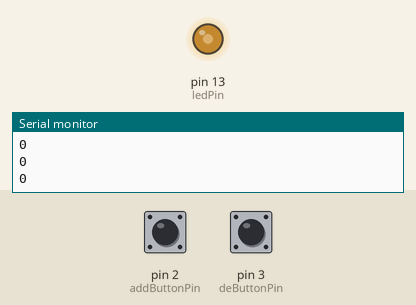
This sketch was run on a simulated Arduino Uno, built with avr-gcc and run on an emulated ATmega328P. Shown: output pins drawn as LEDs (lit = HIGH), the last lines printed to the serial monitor. The test bench sets the inputs (shaded band); at power-on: pin 2 (addButtonPin) HIGH, pin 3 (deButtonPin) HIGH.

Above: at 0.12 s.
1.3 s: pin 2 (addButtonPin) pulled LOW for 1 s
At 2.28 s:
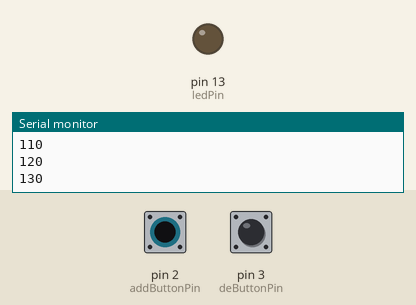
4.3 s: pin 3 (deButtonPin) pulled LOW for 1 s
At 4.38 s:
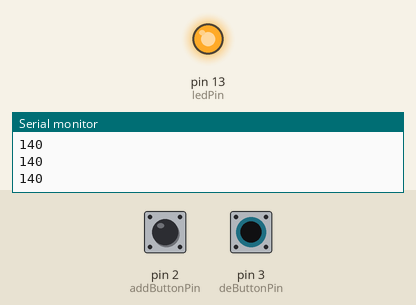
7.3 s: pin 2 (addButtonPin) pulled LOW for 0.15 s
10.3 s: pin 3 (deButtonPin) pulled LOW for 0.15 s
Timing chart, 0 to 14.3 s (numbered marks = the images above; inputs shaded):
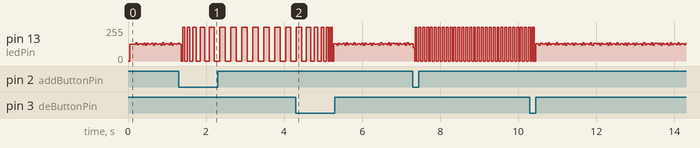

The sketch:

ledBlinkTime.ino
```cpp
/*

 Turns on and off a light emitting diode(LED) connected to digital
 pin 13. Change the amount of time the LED is on and off when you press a button.


 The circuit:
 * LED attached from pin 13 to ground
 * pushbutton attached to pin 2 Pullupp-switch

 This code is in the public domain.
 */

// constants won't change.
// Seting pin numbers:
const int addButtonPin = 2;     // the number of the pushbutton pin for the increase blinktime button
const int deButtonPin = 3;    // the number of the pushbutton pin for the decrease blinktime button
const int ledPin =  13;      // the number of the LED pin

// these variables can change
boolean addButtonValue = true;   //Current add button value
boolean deButtonValue = true; //Current decrease button value
boolean ledState = true;
int ledBlinkTime = 0; //Current time to wait before next led blink

// Data type void has no return value
void setup() { // Setup runs a single time
  // initialize the LED pin as an output:
  pinMode(ledPin, OUTPUT);
  // initialize the pushbutton pins as an input_pullup (eliminates the need for a external resistor):
  pinMode(addButtonPin, INPUT_PULLUP);
  pinMode(deButtonPin, INPUT_PULLUP);
  Serial.begin(9600); // Initate serial communication at 9600 baud rate
}

void loop() { // loop runs forever, basically an infinite while loop
  // read the state of the pushbutton value, write the value to its respective variable:
  addButtonValue = digitalRead(addButtonPin); //Copy button value to the variable
  deButtonValue = digitalRead(deButtonPin); //Copy button value to the variable
  if (!addButtonValue) { //Check if the button is pressed
      ledBlinkTime += 10; //add delay value
    }
  if (!deButtonValue) { //Check if the button is pressed
      ledBlinkTime -= 10; //decrease delay value
    }
  ledState = !ledState; // assign the invertet value of ledState to ledState
  ledBlinkTime = constrain(ledBlinkTime, 0, 30000); // Constrain ledBlinkTime between 0 and 30000
  digitalWrite(ledPin, ledState); //Write the values
  delay(ledBlinkTime);  //Pause the program for ledBlinkTime milliSeconds
  Serial.println(ledBlinkTime); //Print the value of ledBlinkTime in the serial stream
}
```
